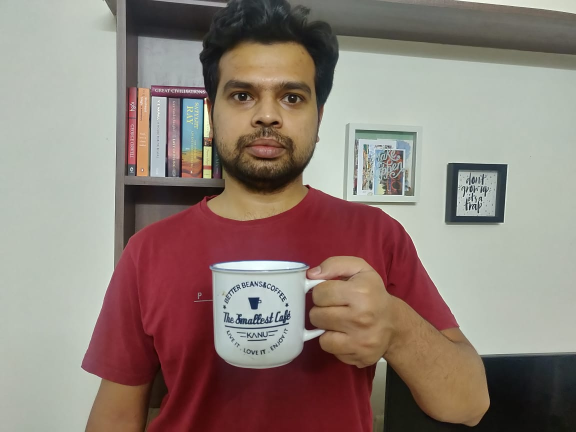
#> input picture Assignment-13/Part-A/my_image.jpeg, 1152 x 864 px, found by its file name (shown at 1/2 size)
$ jupyter execute --allow-errors 'Assignment 13A.ipynb'   (shell and % lines are left out)
#> lines starting #> are read from the running program, lines starting #| are printed output that depends on the picture
[cell 1]
from google.colab import drive

#> (the rest of this cell did not finish here and is left out)

[cell 2]
cd /content/drive/My\ Drive/Assignment-13

[cell 3]
import cv2
import numpy as np

#> (a cell that did not finish here is left out)

[cell 5]
# Loading image
img = cv2.imread("my_image.jpeg")
#> img is the input picture: shape (864, 1152, 3); mean B, G, R 119.5, 127.7, 142.9
img = cv2.resize(img, None, fx=0.4, fy=0.4)
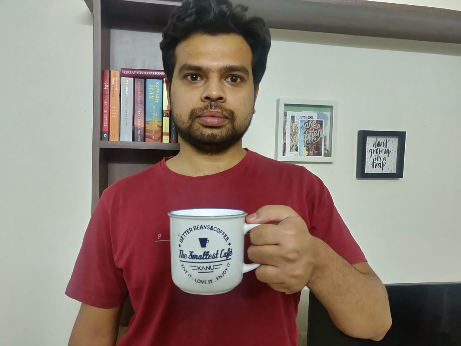
#> img: shape (346, 461, 3); mean B, G, R 119.4, 127.6, 142.8
height, width, channels = img.shape
#> height = 346; width = 461; channels = 3

[cell 6]
# Detecting objects
blob = cv2.dnn.blobFromImage(img, 0.00392, (416, 416), (0, 0, 0), True, crop=False)
#> (the rest of this cell did not finish here and is left out)

[cell 7]
# Showing informations on the screen
class_ids = []
confidences = []
boxes = []
#> (the rest of this cell did not finish here and is left out)

[cell 8]
indexes = cv2.dnn.NMSBoxes(boxes, confidences, 0.5, 0.4)

[cell 9]
from google.colab.patches import cv2_imshow
font = cv2.FONT_HERSHEY_PLAIN
for i in range(len(boxes)):
    if i in indexes:
        x, y, w, h = boxes[i]
        label = str(classes[class_ids[i]])
        color = colors[i]
        cv2.rectangle(img, (x, y), (x + w, y + h), color, 2)
        cv2.putText(img, label, (x, y + 30), font, 3, color, 3)
cv2_imshow(img)
# cv2.waitKey(0)
# cv2.destroyAllWindows()
